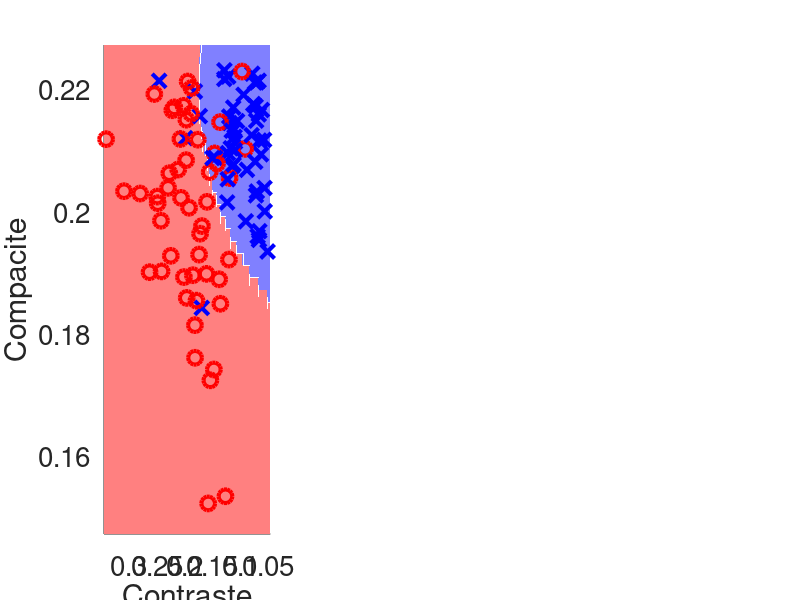

MATLAB code for this plot: (Note: this script raises an error after producing the figure.)
clear;
close all;

taille_ecran = get(0,'ScreenSize');
L = taille_ecran(3);
H = taille_ecran(4);

load exercice_1;

% Classification par maximum de vraisemblance :
V_max = max(V_1,V_2);
code_classe = zeros(length(valeurs_carac_2),length(valeurs_carac_1));
code_classe(V_1==V_max) = 1;
code_classe(V_2==V_max) = 2;

% Affichage du maximum de vraisemblance :
figure('Name','Comparaison entre MV et MAP','Position',[0.01*L,0.15*H,0.98*L,0.6*H]);
subplot(1,3,1);
surface(valeurs_carac_1,valeurs_carac_2,code_classe,'EdgeColor','none')
carte_couleurs = [0.5 0.5 1 ; 1 0.5 0.5];
colormap(carte_couleurs);
xlabel(nom_carac_1,'FontSize',30);
ylabel(nom_carac_2,'FontSize',30);
view(-90,90);
set(gca,'FontSize',20);
axis(limites_affichage);
hold on;

% Affichage des points de l'ensemble d'apprentissage :
[nb_app,nb_carac,~] = size(X_app);
for i = 1:nb_app
	carac_1_classe_1 = X_app(i,1,1);
	carac_2_classe_1 = X_app(i,2,1);
	plot3(carac_1_classe_1,carac_2_classe_1,nb_carac+1,'bx','MarkerSize',10,'LineWidth',3)

	carac_1_classe_2 = X_app(i,1,2);
	carac_2_classe_2 = X_app(i,2,2);
	plot3(carac_1_classe_2,carac_2_classe_2,nb_carac+1,'ro','MarkerSize',10,'LineWidth',3)
end

pourcentage_bonne_classification_MV = classif_MV(X_app,mu_1,Sigma_1,mu_2,Sigma_2);
title({'Classification par maximum de vraisemblance' ...
	   [num2str(pourcentage_bonne_classification_MV,'%.1f') '% de bonnes classifications']},...
	  'FontSize',20);

% Valeurs de l'a priori testees :
valeurs_p_1 = 0:0.01:1;

% Comptage des images correctement classees :
vecteur_pourcentage_bonne_classification_MAP = classif_MAP(X_app,valeurs_p_1,mu_1,Sigma_1,mu_2,Sigma_2);

% Recherche du meilleur maximum a posteriori :
[valeur_MAP,ind_MAP] = max(vecteur_pourcentage_bonne_classification_MAP);
p_1_max = valeurs_p_1(ind_MAP);
p_2_max = 1-p_1_max;

% Trace du pourcentage de bonnes classifications en fonction de p_1 :
subplot(1,3,2);
plot(valeurs_p_1,vecteur_pourcentage_bonne_classification_MAP,'r','LineWidth',2,'HandleVisibility','off');
hold on
plot([0.5 0.5],[0.5 pourcentage_bonne_classification_MV/100],'b--','LineWidth',2);
plot([p_1_max p_1_max],[0.5 valeur_MAP],'b','LineWidth',2);
xlabel('Probabilite a priori de la classe 1','FontSize',30);
ylabel('Taux de succes','FontSize',30);
set(gca,'FontSize',20);
axis([0 1 0.5 1]);
grid on
legend('MV','MAP')
title('Recherche de l''a priori optimal',...
	  'FontSize',20);

% Classification par maximum a posteriori :
V_max = max(p_1_max*V_1,p_2_max*V_2);
code_classe = zeros(length(valeurs_carac_2),length(valeurs_carac_1));
code_classe(p_1_max*V_1==V_max) = 1;
code_classe(p_2_max*V_2==V_max) = 2;

% Affichage du maximum a posteriori :
subplot(1,3,3);
surface(valeurs_carac_1,valeurs_carac_2,code_classe,'EdgeColor','none')
carte_couleurs = [0.5 0.5 1 ; 1 0.5 0.5];
colormap(carte_couleurs);
xlabel(nom_carac_1,'FontSize',30);
ylabel(nom_carac_2,'FontSize',30);
view(-90,90);
set(gca,'FontSize',20);
axis(limites_affichage);
hold on;

% Affichage des points de l'ensemble d'apprentissage :
[nb_app,nb_carac,~] = size(X_app);
for i = 1:nb_app
	carac_1_classe_1 = X_app(i,1,1);
	carac_2_classe_1 = X_app(i,2,1);
	plot3(carac_1_classe_1,carac_2_classe_1,nb_carac+1,'bx','MarkerSize',10,'LineWidth',3)

	carac_1_classe_2 = X_app(i,1,2);
	carac_2_classe_2 = X_app(i,2,2);
	plot3(carac_1_classe_2,carac_2_classe_2,nb_carac+1,'ro','MarkerSize',10,'LineWidth',3)
end

title({'Classification par maximum a posteriori' ...
	   [num2str(100*valeur_MAP,'%.1f') '% de bonnes classifications']},...
	  'FontSize',20);

function vecteur_pourcentage_bonne_classification = classif_MAP(X_app,valeurs_p_1,mu_1,Sigma_1,mu_2,Sigma_2)
    half1 = X_app(:,:,1);
    half2 = X_app(:,:,2);

    for i=1:size(half1,1)
            vs1 = vraisemblance(half1(i,1),half1(i,2),mu_1,Sigma_1)*valeurs_p_1(i);
            vs2 = vraisemblance(half1(i,1),half1(i,2),mu_2,Sigma_2)*valeurs_p_1(i);
            half1vect(i) = vs1 > vs2; 

            vs1 = vraisemblance(half2(i,1),half2(i,2),mu_1,Sigma_1)*(1-valeurs_p_1(i));
            vs2 = vraisemblance(half2(i,1),half2(i,2),mu_2,Sigma_2)*(1-valeurs_p_1(i));
            half1vect(i+size(half2,1)+1) = vs1 < vs2; 

    end
    vecteur_pourcentage_bonne_classification = half1vect;

end

function pourcentage_bonne_classification = classif_MV(X_app,mu_1,Sigma_1,mu_2,Sigma_2)
    half1 = X_app(:,:,1);
    half2 = X_app(:,:,2);
    for i=1:size(half1,1)
            vs1 = vraisemblance(half1(i,1),half1(i,2),mu_1,Sigma_1);
            vs2 = vraisemblance(half1(i,1),half1(i,2),mu_2,Sigma_2);
            half1vect(i) = vs1 > vs2; 

            vs1 = vraisemblance(half2(i,1),half2(i,2),mu_1,Sigma_1);
            vs2 = vraisemblance(half2(i,1),half2(i,2),mu_2,Sigma_2);
            half2vect(i) = vs1 < vs2; 
    end
    pourcentage_bonne_classification = sum(half2vect+half1vect);
end


function VScal = vraisemblance(valeurscarac1Int,valeurscarac2Int,mu,Sigma)
B=([valeurscarac1Int valeurscarac2Int]-mu);
C=([valeurscarac1Int valeurscarac2Int]-mu)*inv(Sigma)*(B');
    VScal = 1/(2*pi*sqrt(det(Sigma)))* exp(-0.5*C);
end
